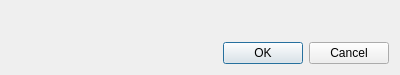
<?xml version="1.0" encoding="UTF-8"?>
<ui version="4.0">
 <class>ExternalDialog</class>
 <widget class="QDialog" name="ExternalDialog">
  <property name="geometry">
   <rect>
    <x>0</x>
    <y>0</y>
    <width>400</width>
    <height>75</height>
   </rect>
  </property>
  <property name="sizePolicy">
   <sizepolicy hsizetype="Preferred" vsizetype="Fixed">
    <horstretch>0</horstretch>
    <verstretch>0</verstretch>
   </sizepolicy>
  </property>
  <property name="minimumSize">
   <size>
    <width>400</width>
    <height>0</height>
   </size>
  </property>
  <property name="maximumSize">
   <size>
    <width>16777215</width>
    <height>16777215</height>
   </size>
  </property>
  <property name="baseSize">
   <size>
    <width>400</width>
    <height>0</height>
   </size>
  </property>
  <property name="windowTitle">
   <string>setup external tool</string>
  </property>
  <layout class="QVBoxLayout" name="verticalLayout">
   <item>
    <widget class="VerifyInput" name="pathLine" native="true"/>
   </item>
   <item>
    <widget class="VerifyInput" name="argsLine" native="true"/>
   </item>
   <item>
    <widget class="QDialogButtonBox" name="buttonBox">
     <property name="orientation">
      <enum>Qt::Horizontal</enum>
     </property>
     <property name="standardButtons">
      <set>QDialogButtonBox::Cancel|QDialogButtonBox::Ok</set>
     </property>
    </widget>
   </item>
  </layout>
 </widget>
 <customwidgets>
  <customwidget>
   <class>VerifyInput</class>
   <extends>QWidget</extends>
   <header location="global">../src/widgets/VerifyInput.h</header>
   <container>1</container>
  </customwidget>
 </customwidgets>
 <resources/>
 <connections>
  <connection>
   <sender>buttonBox</sender>
   <signal>accepted()</signal>
   <receiver>ExternalDialog</receiver>
   <slot>accept()</slot>
   <hints>
    <hint type="sourcelabel">
     <x>248</x>
     <y>254</y>
    </hint>
    <hint type="destinationlabel">
     <x>157</x>
     <y>274</y>
    </hint>
   </hints>
  </connection>
  <connection>
   <sender>buttonBox</sender>
   <signal>rejected()</signal>
   <receiver>ExternalDialog</receiver>
   <slot>reject()</slot>
   <hints>
    <hint type="sourcelabel">
     <x>316</x>
     <y>260</y>
    </hint>
    <hint type="destinationlabel">
     <x>286</x>
     <y>274</y>
    </hint>
   </hints>
  </connection>
 </connections>
</ui>
